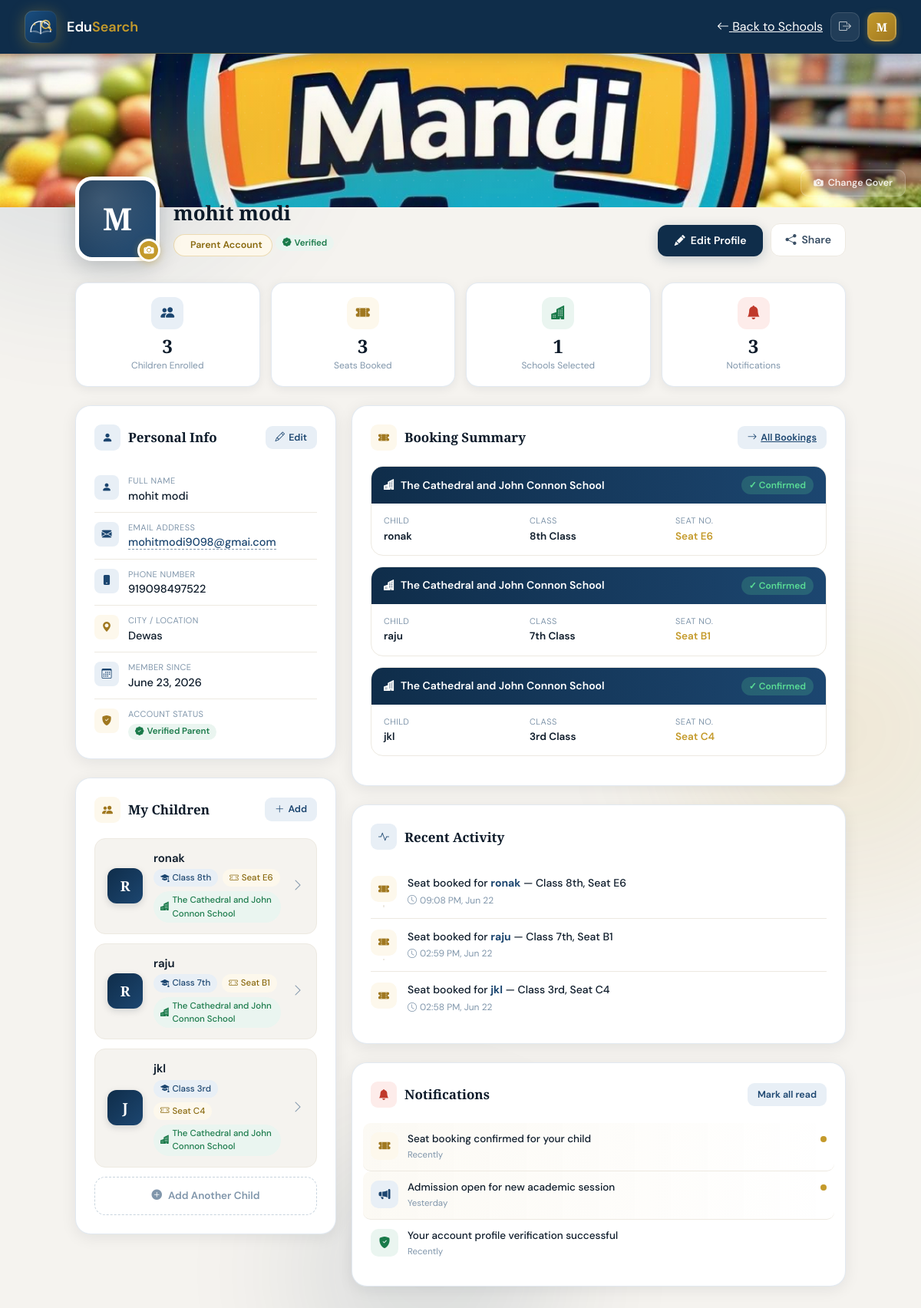
The app's page /parent/ (signed in) with its own data.
### school/models.py (models this page shows)
class parent_info(models.Model):
    parent_name=models.CharField(max_length=50)
    city=models.CharField(max_length=50)
    phone_no=models.PositiveIntegerField()
    E_mail=models.EmailField()
    pasward=models.PositiveIntegerField(default=1234)
    resister=models.DateField(auto_now=True)
    cover_image=models.ImageField(upload_to='img/parent_covers/', null=True, blank=True)

class Booking(models.Model):
    parent = models.ForeignKey(parent_info, on_delete=models.CASCADE, related_name='bookings')
    child_name = models.CharField(max_length=50)
    school_name = models.CharField(max_length=100)
    class_grade = models.CharField(max_length=20)
    seat_number = models.CharField(max_length=10)
    status = models.CharField(max_length=20, default="Confirmed")
    created_at = models.DateTimeField(auto_now_add=True)

### school/views.py (the view, shortened to what this page needs)
# urls.py: path('parent/',views.parent,name='parent'),
def parent(request):
    if not request.user.is_authenticated:
        return redirect("parent_login")
    obj = parent_info.objects.filter(E_mail=request.user.email).first()
    if not obj:
        obj = parent_info.objects.filter(parent_name=request.user.username).first()
    bookings = Booking.objects.filter(parent=obj).order_by('-created_at')
    seats_booked = bookings.count()
    children_enrolled = bookings.values('child_name').distinct().count()
    school_selected = bookings.values('school_name').distinct().count()
    activities = []
    for b in bookings[:4]:
        time_str = b.created_at.strftime("%I:%M %p, %b %d")
        activities.append({
            "title": format_html("Seat booked for <strong>{}</strong> — Class {}, Seat {}", b.child_name, b.class_grade, b.seat_number),
            "time": f"{time_str}",
            "icon": "act-seat",
            "icon_class": "bi-ticket-perforated-fill"
        })
    data = {
        "parent": [obj],
        "bookings": bookings,
        "seats_booked": seats_booked,
        "children_enrolled": children_enrolled,
        "school_selected": school_selected,
        "activities": activities
    }
    return render(request, 'parent.html', data)

### template/parent.html (shortened to what this page needs)
<!DOCTYPE html>
<html lang="en">
<head>
<link href="https://cdn.jsdelivr.net/npm/bootstrap@5.3.3/dist/css/bootstrap.min.css" rel="stylesheet">
<link href="https://cdn.jsdelivr.net/npm/bootstrap-icons@1.11.3/font/bootstrap-icons.min.css" rel="stylesheet">
</head>
<body>
<div class="bg-orbs">
</div>
<div class="page-shell">
  <nav class="top-nav">
    <a href="{% url 'show'%}" class="brand-lockup">
      <span class="brand-name">Edu<span>Search</span></span>
    </a>
    <div class="nav-right">
      <a href="{% url 'show' %}" class="nav-back" id="colorw">
        <i class="bi bi-arrow-left"></i> Back to Schools
      </a>
      <a href="{% url 'parent_logout' %}" class="nav-icon-btn" title="Logout"><i class="bi bi-box-arrow-right"></i></a>
      <div class="nav-avatar" onclick="openModal()">{{ parent.0.parent_name|slice:":1"|upper }}</div>
    </div>
  </nav>
  <div class="content-area">
    {% for i in parent %}
    <div class="profile-hero">
      <div class="cover-band" id="cover-band" style="{% if i.cover_image %}background-image: url('{{ i.cover_image.url }}'); background-size: cover; background-position: center;{% endif %}">
        <button class="cover-edit-btn" onclick="document.getElementById('cover-input').click()"><i class="bi bi-camera-fill"></i> Change Cover</button>
      </div>
      <div class="identity-row">
        <div class="avatar-section">
          <div class="big-avatar">
            {{ i.parent_name|slice:":1"|upper }}
            <div class="avatar-upload-btn" onclick="showToast('Upload feature coming soon!')"><i class="bi bi-camera-fill"></i></div>
          </div>
          <div class="identity-text">
            <h2 id="display-name">{{ i.parent_name }}</h2>
            <span class="role-pill"> Parent Account</span>
            <div class="verified-badge mt-2"><i class="bi bi-patch-check-fill"></i> Verified</div>
          </div>
        </div>
        <div class="profile-actions">
          <button class="btn-edit-profile" onclick="openModal()"><i class="bi bi-pencil-fill"></i> Edit Profile</button>
          <button class="btn-share" onclick="copyProfileLink()"><i class="bi bi-share-fill"></i> Share</button>
        </div>
      </div>
    </div>
    <div class="profile-body">
      <div class="stats-row">
        <div class="stat-card">
          <div class="stat-icon navy"><i class="bi bi-people-fill"></i></div>
          <div class="stat-val">{{ children_enrolled }}</div>
          <div class="stat-lbl">Children Enrolled</div>
        </div>
        <div class="stat-card">
          <div class="stat-icon gold"><i class="bi bi-ticket-perforated-fill"></i></div>
          <div class="stat-val">{{ seats_booked }}</div>
          <div class="stat-lbl">Seats Booked</div>
        </div>
        <div class="stat-card">
          <div class="stat-icon green"><i class="bi bi-buildings-fill"></i></div>
          <div class="stat-val">{{ school_selected }}</div>
          <div class="stat-lbl">Schools Selected</div>
        </div>
        <div class="stat-card">
          <div class="stat-icon red"><i class="bi bi-bell-fill"></i></div>
          <div class="stat-val">3</div>
          <div class="stat-lbl">Notifications</div>
        </div>
      </div>
      <div class="two-col">
        <div class="d-flex flex-column gap-4">
            <div class="panel-card" style="animation-delay:.06s">
              <div class="panel-title">
                <div class="panel-title-text"><i class="bi bi-person-fill"></i> Personal Info</div>
                <button class="btn-edit-sm" onclick="openModal()"><i class="bi bi-pencil"></i> Edit</button>
              </div>
              <div class="info-item">
                <div class="info-item-icon"><i class="bi bi-person-fill"></i></div>
                <div>
                  <div class="info-item-lbl">Full Name</div>
                  <div class="info-item-val" id="info-name">{{ i.parent_name }}</div>
                </div>
              </div>
              <div class="info-item">
                <div class="info-item-icon"><i class="bi bi-envelope-fill"></i></div>
                <div>
                  <div class="info-item-lbl">Email Address</div>
                  <div class="info-item-val"><a href="mailto:{{ i.E_mail }}" id="info-email">{{ i.E_mail }}</a></div>
                </div>
              </div>
              <div class="info-item">
                <div class="info-item-icon"><i class="bi bi-phone-fill"></i></div>
                <div>
                  <div class="info-item-lbl">Phone Number</div>
                  <div class="info-item-val" id="info-phone">{{ i.phone_no }}</div>
                </div>
              </div>
              <div class="info-item">
                <div class="info-item-icon gold"><i class="bi bi-geo-alt-fill"></i></div>
                <div>
                  <div class="info-item-lbl">City / Location</div>
                  <div class="info-item-val" id="info-city">{{ i.city }}</div>
                </div>
              </div>
              <div class="info-item">
                <div class="info-item-icon"><i class="bi bi-calendar3"></i></div>
                <div>
                  <div class="info-item-lbl">Member Since</div>
                  <div class="info-item-val">{{ i.resister }}</div>
                </div>
              </div>
              <div class="info-item">
                <div class="info-item-icon gold"><i class="bi bi-shield-fill-check"></i></div>
                <div>
                  <div class="info-item-lbl">Account Status</div>
                  <div class="info-item-val"><span class="verified-badge"><i class="bi bi-patch-check-fill"></i> Verified Parent</span></div>
                </div>
              </div>
            </div>
          <div class="panel-card" style="animation-delay:.1s">
            <div class="panel-title">
              <div class="panel-title-text"><i class="bi bi-people-fill" style="background:var(--gold-pale);color:#a07820;"></i> My Children</div>
              <button class="btn-edit-sm" onclick="window.location.href='{% url 'seat' %}'"><i class="bi bi-plus-lg"></i> Add</button>
            </div>
            <div class="children-list">
              {% for b in bookings %}
                <div class="child-card" onclick="window.location.href='{% url 'seat' %}'">
                  <div class="child-avatar" style="background: linear-gradient(135deg, var(--navy), var(--navy-mid));">
                    {{ b.child_name|slice:":1"|upper }}
                  </div>
                  <div class="flex-grow-1">
                    <div class="child-name">{{ b.child_name }}</div>
                    <div class="child-meta">
                      <span class="child-pill pill-class"><i class="bi bi-mortarboard-fill"></i> Class {{ b.class_grade }}</span>
                      <span class="child-pill pill-seat"><i class="bi bi-ticket-perforated"></i> Seat {{ b.seat_number }}</span>
                      <span class="child-pill pill-school"><i class="bi bi-buildings-fill"></i> {{ b.school_name }}</span>
                    </div>
                  </div>
                  <i class="bi bi-chevron-right child-arrow"></i>
                </div>
              {% empty %}
                <div style="text-align: center; padding: 24px; color: var(--ink-muted); font-size: 14px;">
                  <i class="bi bi-emoji-smile" style="font-size: 24px; display: block; margin-bottom: 8px; opacity: 0.5;"></i>
                  No children enrolled yet.
                </div>
              {% endfor %}
              <div class="add-child-btn" onclick="window.location.href='{% url 'seat' %}'">
                <i class="bi bi-plus-circle-fill"></i> Add Another Child
              </div>
            </div>
          </div>
        </div>
        <div class="d-flex flex-column gap-4">
          <div class="panel-card" style="animation-delay:.12s">
            <div class="panel-title">
              <div class="panel-title-text"><i class="bi bi-ticket-perforated-fill" style="background:var(--gold-pale);color:#a07820;"></i> Booking Summary</div>
              <a href="#" class="btn-edit-sm"><i class="bi bi-arrow-right"></i> All Bookings</a>
            </div>
            {% for b in bookings %}
              <div class="booking-summary">
                <div class="booking-top">
                  <div class="booking-school"><i class="bi bi-buildings-fill"></i> {{ b.school_name }}</div>
                  <span class="booking-status {% if b.status == 'Confirmed' %}status-confirmed{% else %}status-pending{% endif %}">
                    {% if b.status == 'Confirmed' %}✓ Confirmed{% else %}⏳ {{ b.status }}{% endif %}
                  </span>
                </div>
                <div class="booking-details">
                  <div>
                    <div class="bd-item-lbl">Child</div>
                    <div class="bd-item-val">{{ b.child_name }}</div>
                  </div>
                  <div>
                    <div class="bd-item-lbl">Class</div>
                    <div class="bd-item-val">{{ b.class_grade }} Class</div>
                  </div>
                  <div>
                    <div class="bd-item-lbl">Seat No.</div>
                    <div class="bd-item-val gold">Seat {{ b.seat_number }}</div>
                  </div>
                </div>
              </div>
            {% empty %}
              <div style="text-align: center; padding: 24px; color: var(--ink-muted); font-size: 14px;">
                No active seat bookings.
              </div>
            {% endfor %}
          </div>
          <div class="panel-card" style="animation-delay:.15s">
            <div class="panel-title">
              <div class="panel-title-text"><i class="bi bi-activity"></i> Recent Activity</div>
            </div>
            <div class="activity-feed">
              {% for act in activities %}
                <div class="activity-item">
                  <div class="activity-dot-wrap">
                    <div class="activity-dot {{ act.icon }}"><i class="bi {{ act.icon_class }}"></i></div>
                  </div>
                  <div class="activity-content">
                    <div class="activity-title">{{ act.title|safe }}</div>
                    <div class="activity-time"><i class="bi bi-clock me-1"></i>{{ act.time }}</div>
                  </div>
                </div>
              {% endfor %}
            </div>
          </div>
          <div class="panel-card" style="animation-delay:.18s">
            <div class="panel-title">
              <div class="panel-title-text"><i class="bi bi-bell-fill" style="background:var(--danger-bg);color:var(--danger);"></i> Notifications</div>
              <button class="btn-edit-sm" onclick="showToast('All notifications marked as read')">Mark all read</button>
            </div>
            <div class="notif-list">
              <div class="notif-item unread">
                <div class="notif-dot-icon" style="background:var(--gold-pale);color:#a07820;"><i class="bi bi-ticket-perforated-fill"></i></div>
                <div class="notif-text">
                  <div class="notif-title">Seat booking confirmed for your child</div>
                  <div class="notif-time">Recently</div>
                </div>
                <div class="unread-pip"></div>
              </div>
              <div class="notif-item unread">
                <div class="notif-dot-icon" style="background:var(--navy-light);color:var(--navy-mid);"><i class="bi bi-megaphone-fill"></i></div>
                <div class="notif-text">
                  <div class="notif-title">Admission open for new academic session</div>
                  <div class="notif-time">Yesterday</div>
                </div>
                <div class="unread-pip"></div>
              </div>
              <div class="notif-item">
                <div class="notif-dot-icon" style="background:var(--success-bg);color:var(--success);"><i class="bi bi-shield-fill-check"></i></div>
                <div class="notif-text">
                  <div class="notif-title">Your account profile verification successful</div>
                  <div class="notif-time">Recently</div>
                </div>
              </div>
            </div>
          </div>
        </div>
      </div>
    </div>
  </div>
</div>
{% endfor %}
<div class="toast-wrap">
</div>
</body>
</html>

### records on screen
parent_info: parent_name "M", cover_image (picture), parent_name "mohit modi", children_enrolled "3", seats_booked "3", school_selected "1", E_mail "mohitmodi9098@gmai.com", phone_no "919098497522", city "Dewas", resister "June 23, 2026", title "Seat booked for ronak — Class 8th, Seat E6" "Seat booked for raju — Class 7th, Seat B1" "Seat booked for jkl — Class 3rd, Seat C4", time "09:08 PM, Jun 22" "02:59 PM, Jun 22" "02:58 PM, Jun 22"
Booking: child_name "R", child_name "ronak", class_grade "8th", seat_number "E6", school_name "The Cathedral and John Connon School", status "✓ Confirmed"
Booking: child_name "R", child_name "raju", class_grade "7th", seat_number "B1", school_name "The Cathedral and John Connon School", status "✓ Confirmed"
Booking: child_name "J", child_name "jkl", class_grade "3rd", seat_number "C4", school_name "The Cathedral and John Connon School", status "✓ Confirmed"
